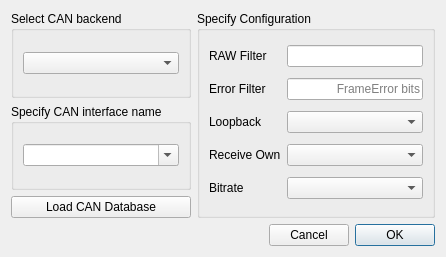
<?xml version="1.0" encoding="UTF-8"?>
<ui version="4.0">
    <class>ConnectDialog</class>
    <widget class="QDialog" name="ConnectDialog">
        <property name="geometry">
            <rect>
                <x>0</x>
                <y>0</y>
                <width>446</width>
                <height>257</height>
            </rect>
        </property>
        <property name="windowTitle">
            <string>Configure CAN Interface</string>
        </property>
        <layout class="QGridLayout" name="gridLayout_2">
            <item row="4" column="0" colspan="2">
                <layout class="QHBoxLayout" name="horizontalLayout">
                    <item>
                        <spacer name="horizontalSpacer">
                            <property name="orientation">
                                <enum>Qt::Horizontal</enum>
                            </property>
                            <property name="sizeHint" stdset="0">
                                <size>
                                    <width>96</width>
                                    <height>20</height>
                                </size>
                            </property>
                        </spacer>
                    </item>
                    <item>
                        <widget class="QPushButton" name="cancelButton">
                            <property name="text">
                                <string>Cancel</string>
                            </property>
                            <property name="autoDefault">
                                <bool>false</bool>
                            </property>
                        </widget>
                    </item>
                    <item>
                        <widget class="QPushButton" name="okButton">
                            <property name="text">
                                <string>OK</string>
                            </property>
                            <property name="autoDefault">
                                <bool>false</bool>
                            </property>
                            <property name="default">
                                <bool>true</bool>
                            </property>
                        </widget>
                    </item>
                </layout>
            </item>
            <item row="1" column="0">
                <widget class="QGroupBox" name="specifyInterfaceNameBox">
                    <property name="title">
                        <string>Specify CAN interface name</string>
                    </property>
                    <layout class="QGridLayout" name="gridLayout_3">
                        <item row="0" column="0">
                            <widget class="QComboBox" name="interfaceListBox">
                                <property name="editable">
                                    <bool>true</bool>
                                </property>
                            </widget>
                        </item>
                    </layout>
                </widget>
            </item>
            <item row="0" column="0">
                <widget class="QGroupBox" name="selectBackendBox">
                    <property name="title">
                        <string>Select CAN backend</string>
                    </property>
                    <layout class="QGridLayout" name="gridLayout">
                        <item row="0" column="0">
                            <widget class="QComboBox" name="backendListBox" />
                        </item>
                    </layout>
                </widget>
            </item>
            <item row="2" column="0">
                <widget class="QPushButton" name="loadDatabaseButton">
                    <property name="text">
                        <string>Load CAN Database</string>
                    </property>
                </widget>
            </item>
            <item row="0" column="1" rowspan="3">
                <widget class="QGroupBox" name="configurationBox">
                    <property name="enabled">
                        <bool>true</bool>
                    </property>
                    <property name="title">
                        <string>Specify Configuration</string>
                    </property>
                    <layout class="QGridLayout" name="gridLayout_4">
                        <item row="4" column="0">
                            <widget class="QLabel" name="bitrateLabel">
                                <property name="text">
                                    <string>Bitrate</string>
                                </property>
                            </widget>
                        </item>
                        <item row="4" column="1">
                            <widget class="QComboBox" name="bitrateBox" />
                        </item>
                        <item row="2" column="0">
                            <widget class="QLabel" name="loopbackLabel">
                                <property name="text">
                                    <string>Loopback</string>
                                </property>
                            </widget>
                        </item>
                        <item row="2" column="1">
                            <widget class="QComboBox" name="loopbackBox" />
                        </item>
                        <item row="3" column="1">
                            <widget class="QComboBox" name="receiveOwnBox" />
                        </item>
                        <item row="1" column="0">
                            <widget class="QLabel" name="errorFilterLabel">
                                <property name="text">
                                    <string>Error Filter</string>
                                </property>
                            </widget>
                        </item>
                        <item row="0" column="0">
                            <widget class="QLabel" name="rawFilterLabel">
                                <property name="text">
                                    <string>RAW Filter</string>
                                </property>
                            </widget>
                        </item>
                        <item row="1" column="1">
                            <widget class="QLineEdit" name="errorFilterEdit">
                                <property name="alignment">
                                    <set>Qt::AlignRight|Qt::AlignTrailing|Qt::AlignVCenter</set>
                                </property>
                                <property name="placeholderText">
                                    <string>FrameError bits</string>
                                </property>
                            </widget>
                        </item>
                        <item row="3" column="0">
                            <widget class="QLabel" name="receiveOwnLabel">
                                <property name="text">
                                    <string>Receive Own</string>
                                </property>
                            </widget>
                        </item>
                        <item row="0" column="1">
                            <widget class="QLineEdit" name="rawFilterEdit">
                                <property name="alignment">
                                    <set>Qt::AlignRight|Qt::AlignTrailing|Qt::AlignVCenter</set>
                                </property>
                            </widget>
                        </item>
                    </layout>
                </widget>
            </item>
        </layout>
    </widget>
    <resources />
    <connections />
</ui>
